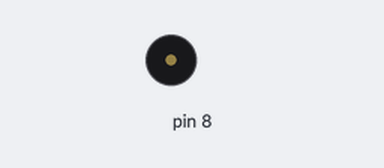
Bench run of a sketch on a simulated Arduino Uno, built with avr-gcc and run on an emulated ATmega328P. Parts: buzzer (waves = sounding).

Above: at 0.1 s.
Timing chart, 0 to 1.6 s (numbered marks = the images above):
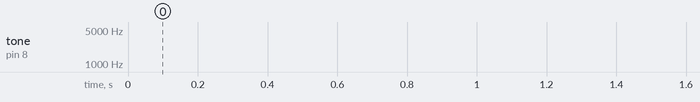

The sketch:

alarme_sonorizador_piezo.ino
```cpp
// Projeto 11 – Alarme com sonorizador piezo

float sinVal;
int toneVal;

void setup(){
  pinMode(8, OUTPUT);
}

void loop(){
  for(int i = 0; i < 180; i++){
    // converte graus para radianos, e depois obtem o valor do seno
    sinVal = (sin(i * (3.1416 / 180)));

    // gera uma frequencia a partir do valor do seno
    toneVal = 2000 + (int(sinVal * 1000));
    tone(8, toneVal);
    delay(2);
  }
}
```
